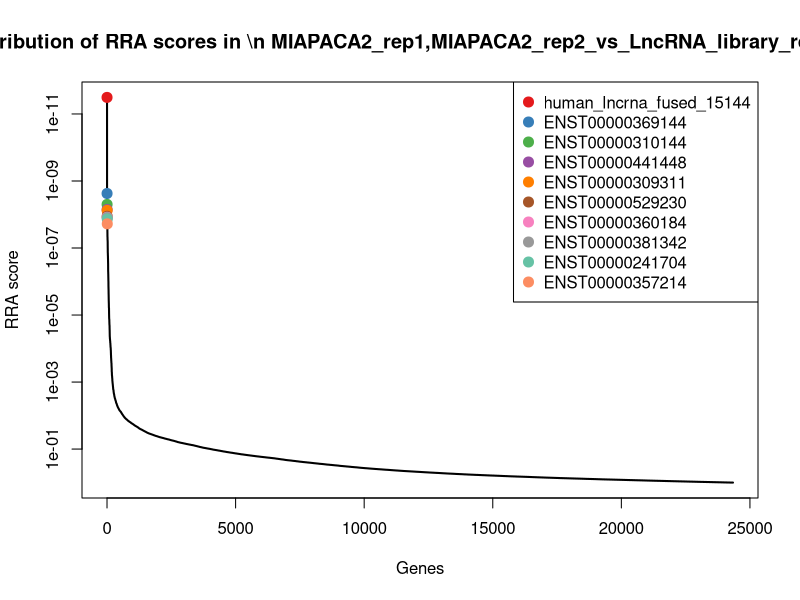
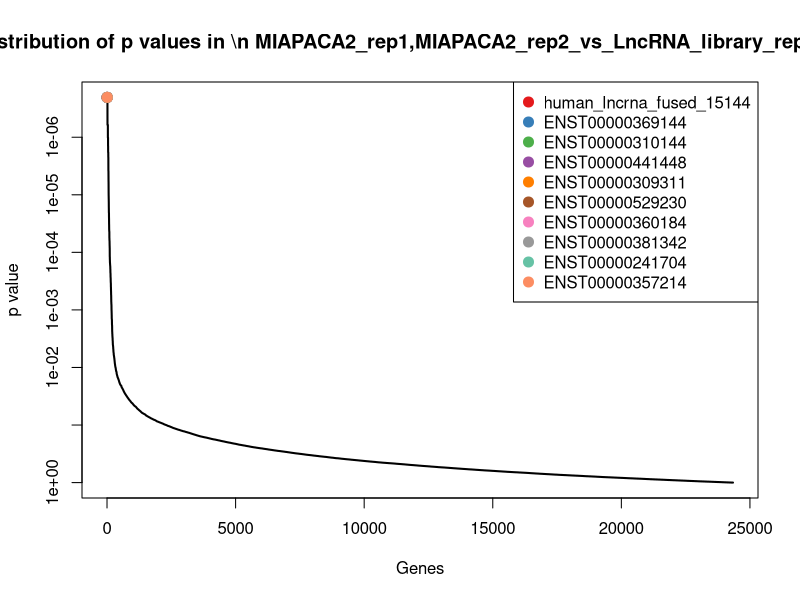
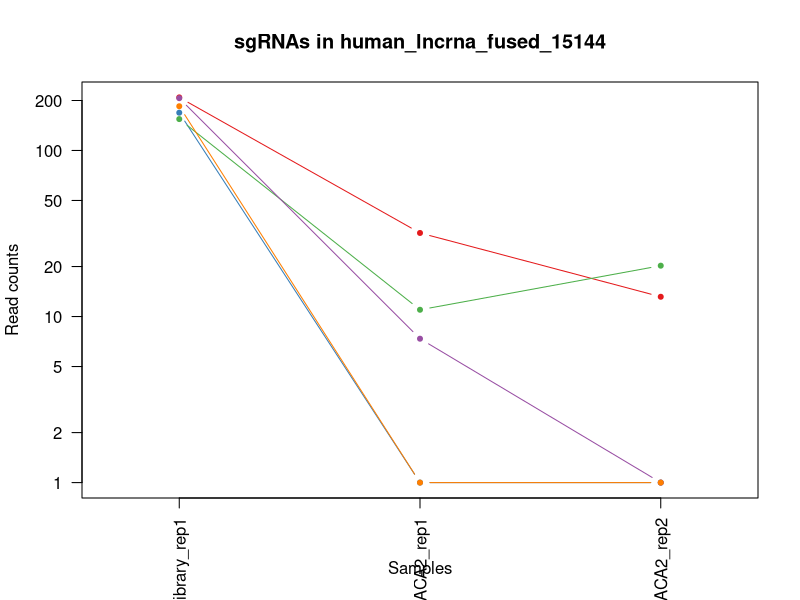
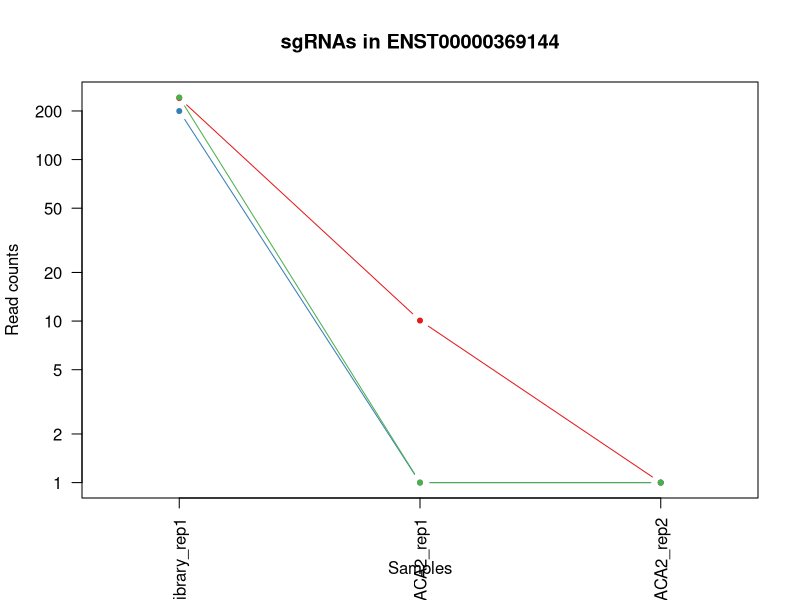
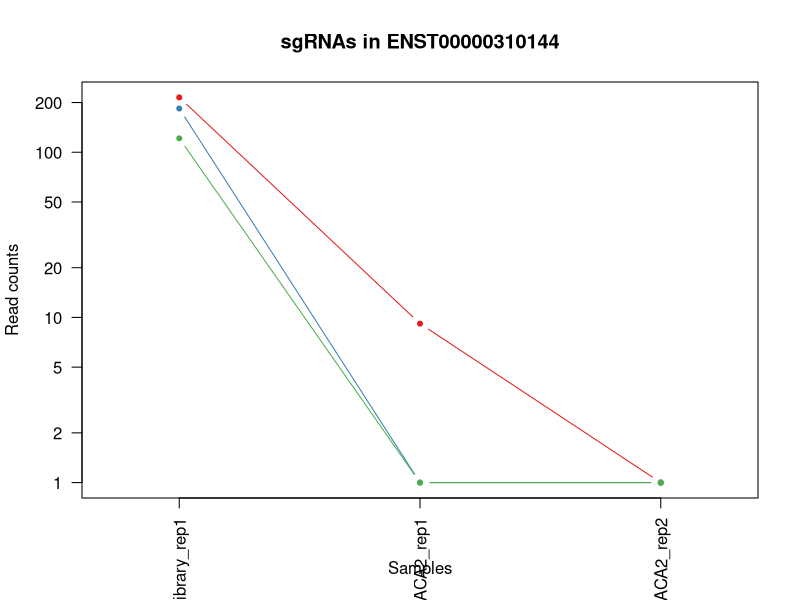
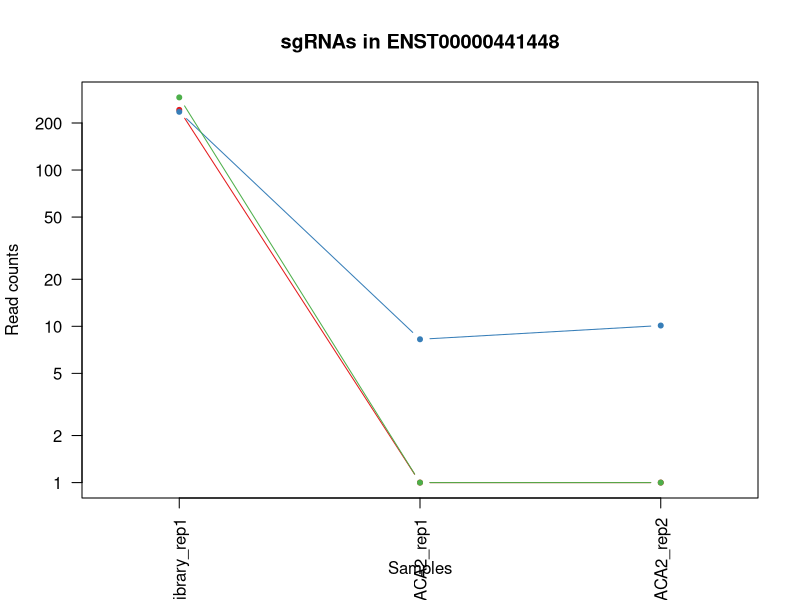
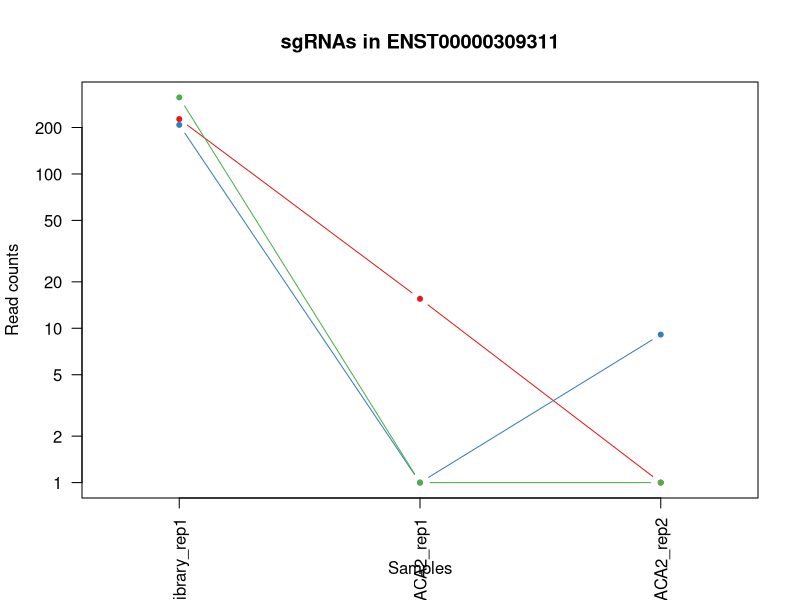
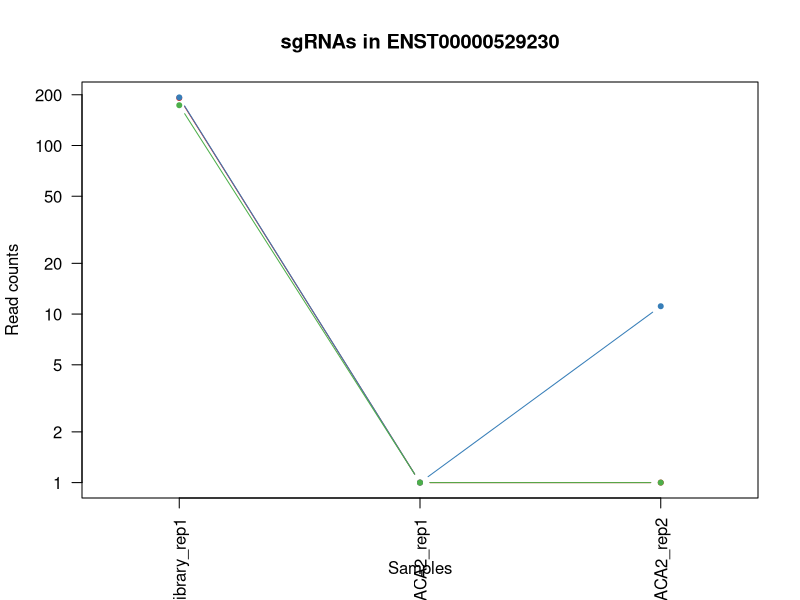

R code for these plots, in order: (Note: this script raises an error after producing the figures.)
pdf(file='test_analysis_MIAPACA2.pdf',width=4.5,height=4.5);
gstable=read.table('test_analysis_MIAPACA2.gene_summary.txt',header=T)
# 
#
# parameters
# Do not modify the variables beginning with "__"

# gstablename='__GENE_SUMMARY_FILE__'
startindex=3
# outputfile='__OUTPUT_FILE__'
targetgenelist=c("human_lncrna_fused_15144","ENST00000369144","ENST00000310144","ENST00000441448","ENST00000309311","ENST00000529230","ENST00000360184","ENST00000381342","ENST00000241704","ENST00000357214")
# samplelabel=sub('.\\w+.\\w+$','',colnames(gstable)[startindex]);
samplelabel='MIAPACA2_rep1,MIAPACA2_rep2_vs_LncRNA_library_rep1 neg.'


# You need to write some codes in front of this code:
# gstable=read.table(gstablename,header=T)
# pdf(file=outputfile,width=6,height=6)


# set up color using RColorBrewer
#library(RColorBrewer)
#colors <- brewer.pal(length(targetgenelist), "Set1")

colors=c( "#E41A1C", "#377EB8", "#4DAF4A", "#984EA3", "#FF7F00",  "#A65628", "#F781BF",
          "#999999", "#66C2A5", "#FC8D62", "#8DA0CB", "#E78AC3", "#A6D854", "#FFD92F", "#E5C494", "#B3B3B3", 
          "#8DD3C7", "#FFFFB3", "#BEBADA", "#FB8072", "#80B1D3", "#FDB462", "#B3DE69", "#FCCDE5",
          "#D9D9D9", "#BC80BD", "#CCEBC5", "#FFED6F")

######
# function definition

plotrankedvalues<-function(val, tglist, ...){
  
  plot(val,log='y',ylim=c(max(val),min(val)),type='l',lwd=2, ...)
  if(length(tglist)>0){
    for(i in 1:length(tglist)){
      targetgene=tglist[i];
      tx=which(names(val)==targetgene);ty=val[targetgene];
      points(tx,ty,col=colors[(i %% length(colors)) ],cex=2,pch=20)
      # text(tx+50,ty,targetgene,col=colors[i])
    }
    legend('topright',tglist,pch=20,pt.cex = 2,cex=1,col=colors)
  }
}



plotrandvalues<-function(val,targetgenelist, ...){
  # choose the one with the best distance distribution
  
  mindiffvalue=0;
  randval=val;
  for(i in 1:20){
    randval0=sample(val)
    vindex=sort(which(names(randval0) %in% targetgenelist))
    if(max(vindex)>0.9*length(val)){
      # print('pass...')
      next;
    }
    mindiffind=min(diff(vindex));
    if (mindiffind > mindiffvalue){
      mindiffvalue=mindiffind;
      randval=randval0;
      # print(paste('Diff: ',mindiffvalue))
    }
  }
  plot(randval,log='y',ylim=c(max(randval),min(randval)),pch=20,col='grey', ...)
  
  if(length(targetgenelist)>0){
    for(i in 1:length(targetgenelist)){
      targetgene=targetgenelist[i];
      tx=which(names(randval)==targetgene);ty=randval[targetgene];
      points(tx,ty,col=colors[(i %% length(colors)) ],cex=2,pch=20)
      text(tx+50,ty,targetgene,col=colors[i])
    }
  }
  
}




# set.seed(1235)



pvec=gstable[,startindex]
names(pvec)=gstable[,'id']
pvec=sort(pvec);

plotrankedvalues(pvec,targetgenelist,xlab='Genes',ylab='RRA score',main=paste('Distribution of RRA scores in \\n',samplelabel))

# plotrandvalues(pvec,targetgenelist,xlab='Genes',ylab='RRA score',main=paste('Distribution of RRA scores in \\n',samplelabel))


pvec=gstable[,startindex+1]
names(pvec)=gstable[,'id']
pvec=sort(pvec);

plotrankedvalues(pvec,targetgenelist,xlab='Genes',ylab='p value',main=paste('Distribution of p values in \\n',samplelabel))

# plotrandvalues(pvec,targetgenelist,xlab='Genes',ylab='p value',main=paste('Distribution of p values in \\n',samplelabel))



# you need to write after this code:
# dev.off()






# parameters
# Do not modify the variables beginning with "__"
targetmat=list(c(207.73545789554802,30.858430982577406,12.152551030816825),c(167.84422866198244,0.0,0.0),c(153.54359931410085,9.983610023775082,19.24153913212664),c(205.47746378798735,6.353206378765933,0.0),c(183.6501874149052,0.0,0.0))
targetgene="human_lncrna_fused_15144"
collabel=c("LncRNA_library_rep1","MIAPACA2_rep1","MIAPACA2_rep2")

# set up color using RColorBrewer
#library(RColorBrewer)
#colors <- brewer.pal(length(targetgenelist), "Set1")

colors=c( "#E41A1C", "#377EB8", "#4DAF4A", "#984EA3", "#FF7F00",  "#A65628", "#F781BF",
          "#999999", "#66C2A5", "#FC8D62", "#8DA0CB", "#E78AC3", "#A6D854", "#FFD92F", "#E5C494", "#B3B3B3", 
          "#8DD3C7", "#FFFFB3", "#BEBADA", "#FB8072", "#80B1D3", "#FDB462", "#B3DE69", "#FCCDE5",
          "#D9D9D9", "#BC80BD", "#CCEBC5", "#FFED6F")


## code

targetmatvec=unlist(targetmat)+1
yrange=range(targetmatvec[targetmatvec>0]);
# yrange[1]=1; # set the minimum value to 1
for(i in 1:length(targetmat)){
  vali=targetmat[[i]]+1;
  if(i==1){
    plot(1:length(vali),vali,type='b',las=1,pch=20,main=paste('sgRNAs in',targetgene),ylab='Read counts',xlab='Samples',xlim=c(0.7,length(vali)+0.3),ylim = yrange,col=colors[(i %% length(colors))],xaxt='n',log='y')
    axis(1,at=1:length(vali),labels=(collabel),las=2)
    # lines(0:100,rep(1,101),col='black');
  }else{
    lines(1:length(vali),vali,type='b',pch=20,col=colors[(i %% length(colors))])
  }
}




# parameters
# Do not modify the variables beginning with "__"
targetmat=list(c(239.34737540139247,9.07600911252276,0.0),c(198.7034814653073,0.0,0.0),c(241.60536950895215,0.0,0.0))
targetgene="ENST00000369144"
collabel=c("LncRNA_library_rep1","MIAPACA2_rep1","MIAPACA2_rep2")

# set up color using RColorBrewer
#library(RColorBrewer)
#colors <- brewer.pal(length(targetgenelist), "Set1")

colors=c( "#E41A1C", "#377EB8", "#4DAF4A", "#984EA3", "#FF7F00",  "#A65628", "#F781BF",
          "#999999", "#66C2A5", "#FC8D62", "#8DA0CB", "#E78AC3", "#A6D854", "#FFD92F", "#E5C494", "#B3B3B3", 
          "#8DD3C7", "#FFFFB3", "#BEBADA", "#FB8072", "#80B1D3", "#FDB462", "#B3DE69", "#FCCDE5",
          "#D9D9D9", "#BC80BD", "#CCEBC5", "#FFED6F")


## code

targetmatvec=unlist(targetmat)+1
yrange=range(targetmatvec[targetmatvec>0]);
# yrange[1]=1; # set the minimum value to 1
for(i in 1:length(targetmat)){
  vali=targetmat[[i]]+1;
  if(i==1){
    plot(1:length(vali),vali,type='b',las=1,pch=20,main=paste('sgRNAs in',targetgene),ylab='Read counts',xlab='Samples',xlim=c(0.7,length(vali)+0.3),ylim = yrange,col=colors[(i %% length(colors))],xaxt='n',log='y')
    axis(1,at=1:length(vali),labels=(collabel),las=2)
    # lines(0:100,rep(1,101),col='black');
  }else{
    lines(1:length(vali),vali,type='b',pch=20,col=colors[(i %% length(colors))])
  }
}




# parameters
# Do not modify the variables beginning with "__"
targetmat=list(c(213.75677551570848,8.168408201270488,0.0),c(182.8975227123846,0.0,0.0),c(120.42635240321628,0.0,0.0))
targetgene="ENST00000310144"
collabel=c("LncRNA_library_rep1","MIAPACA2_rep1","MIAPACA2_rep2")

# set up color using RColorBrewer
#library(RColorBrewer)
#colors <- brewer.pal(length(targetgenelist), "Set1")

colors=c( "#E41A1C", "#377EB8", "#4DAF4A", "#984EA3", "#FF7F00",  "#A65628", "#F781BF",
          "#999999", "#66C2A5", "#FC8D62", "#8DA0CB", "#E78AC3", "#A6D854", "#FFD92F", "#E5C494", "#B3B3B3", 
          "#8DD3C7", "#FFFFB3", "#BEBADA", "#FB8072", "#80B1D3", "#FDB462", "#B3DE69", "#FCCDE5",
          "#D9D9D9", "#BC80BD", "#CCEBC5", "#FFED6F")


## code

targetmatvec=unlist(targetmat)+1
yrange=range(targetmatvec[targetmatvec>0]);
# yrange[1]=1; # set the minimum value to 1
for(i in 1:length(targetmat)){
  vali=targetmat[[i]]+1;
  if(i==1){
    plot(1:length(vali),vali,type='b',las=1,pch=20,main=paste('sgRNAs in',targetgene),ylab='Read counts',xlab='Samples',xlim=c(0.7,length(vali)+0.3),ylim = yrange,col=colors[(i %% length(colors))],xaxt='n',log='y')
    axis(1,at=1:length(vali),labels=(collabel),las=2)
    # lines(0:100,rep(1,101),col='black');
  }else{
    lines(1:length(vali),vali,type='b',pch=20,col=colors[(i %% length(colors))])
  }
}




# parameters
# Do not modify the variables beginning with "__"
targetmat=list(c(241.60536950895215,0.0,0.0),c(234.8313871862721,7.260807290018216,9.114413273112618),c(290.5285751727594,0.0,0.0))
targetgene="ENST00000441448"
collabel=c("LncRNA_library_rep1","MIAPACA2_rep1","MIAPACA2_rep2")

# set up color using RColorBrewer
#library(RColorBrewer)
#colors <- brewer.pal(length(targetgenelist), "Set1")

colors=c( "#E41A1C", "#377EB8", "#4DAF4A", "#984EA3", "#FF7F00",  "#A65628", "#F781BF",
          "#999999", "#66C2A5", "#FC8D62", "#8DA0CB", "#E78AC3", "#A6D854", "#FFD92F", "#E5C494", "#B3B3B3", 
          "#8DD3C7", "#FFFFB3", "#BEBADA", "#FB8072", "#80B1D3", "#FDB462", "#B3DE69", "#FCCDE5",
          "#D9D9D9", "#BC80BD", "#CCEBC5", "#FFED6F")


## code

targetmatvec=unlist(targetmat)+1
yrange=range(targetmatvec[targetmatvec>0]);
# yrange[1]=1; # set the minimum value to 1
for(i in 1:length(targetmat)){
  vali=targetmat[[i]]+1;
  if(i==1){
    plot(1:length(vali),vali,type='b',las=1,pch=20,main=paste('sgRNAs in',targetgene),ylab='Read counts',xlab='Samples',xlim=c(0.7,length(vali)+0.3),ylim = yrange,col=colors[(i %% length(colors))],xaxt='n',log='y')
    axis(1,at=1:length(vali),labels=(collabel),las=2)
    # lines(0:100,rep(1,101),col='black');
  }else{
    lines(1:length(vali),vali,type='b',pch=20,col=colors[(i %% length(colors))])
  }
}




# parameters
# Do not modify the variables beginning with "__"
targetmat=list(c(225.79941075603043,14.521614580036392,0.0),c(206.98279319302745,0.0,8.101700687211215),c(312.3558515458426,0.0,0.0))
targetgene="ENST00000309311"
collabel=c("LncRNA_library_rep1","MIAPACA2_rep1","MIAPACA2_rep2")

# set up color using RColorBrewer
#library(RColorBrewer)
#colors <- brewer.pal(length(targetgenelist), "Set1")

colors=c( "#E41A1C", "#377EB8", "#4DAF4A", "#984EA3", "#FF7F00",  "#A65628", "#F781BF",
          "#999999", "#66C2A5", "#FC8D62", "#8DA0CB", "#E78AC3", "#A6D854", "#FFD92F", "#E5C494", "#B3B3B3", 
          "#8DD3C7", "#FFFFB3", "#BEBADA", "#FB8072", "#80B1D3", "#FDB462", "#B3DE69", "#FCCDE5",
          "#D9D9D9", "#BC80BD", "#CCEBC5", "#FFED6F")


## code

targetmatvec=unlist(targetmat)+1
yrange=range(targetmatvec[targetmatvec>0]);
# yrange[1]=1; # set the minimum value to 1
for(i in 1:length(targetmat)){
  vali=targetmat[[i]]+1;
  if(i==1){
    plot(1:length(vali),vali,type='b',las=1,pch=20,main=paste('sgRNAs in',targetgene),ylab='Read counts',xlab='Samples',xlim=c(0.7,length(vali)+0.3),ylim = yrange,col=colors[(i %% length(colors))],xaxt='n',log='y')
    axis(1,at=1:length(vali),labels=(collabel),las=2)
    # lines(0:100,rep(1,101),col='black');
  }else{
    lines(1:length(vali),vali,type='b',pch=20,col=colors[(i %% length(colors))])
  }
}




# parameters
# Do not modify the variables beginning with "__"
targetmat=list(c(190.42416973758617,0.0,0.0),c(191.9294991426263,0.0,10.12712585901402),c(172.3602168771038,0.0,0.0))
targetgene="ENST00000529230"
collabel=c("LncRNA_library_rep1","MIAPACA2_rep1","MIAPACA2_rep2")

# set up color using RColorBrewer
#library(RColorBrewer)
#colors <- brewer.pal(length(targetgenelist), "Set1")

colors=c( "#E41A1C", "#377EB8", "#4DAF4A", "#984EA3", "#FF7F00",  "#A65628", "#F781BF",
          "#999999", "#66C2A5", "#FC8D62", "#8DA0CB", "#E78AC3", "#A6D854", "#FFD92F", "#E5C494", "#B3B3B3", 
          "#8DD3C7", "#FFFFB3", "#BEBADA", "#FB8072", "#80B1D3", "#FDB462", "#B3DE69", "#FCCDE5",
          "#D9D9D9", "#BC80BD", "#CCEBC5", "#FFED6F")


## code

targetmatvec=unlist(targetmat)+1
yrange=range(targetmatvec[targetmatvec>0]);
# yrange[1]=1; # set the minimum value to 1
for(i in 1:length(targetmat)){
  vali=targetmat[[i]]+1;
  if(i==1){
    plot(1:length(vali),vali,type='b',las=1,pch=20,main=paste('sgRNAs in',targetgene),ylab='Read counts',xlab='Samples',xlim=c(0.7,length(vali)+0.3),ylim = yrange,col=colors[(i %% length(colors))],xaxt='n',log='y')
    axis(1,at=1:length(vali),labels=(collabel),las=2)
    # lines(0:100,rep(1,101),col='black');
  }else{
    lines(1:length(vali),vali,type='b',pch=20,col=colors[(i %% length(colors))])
  }
}




# parameters
# Do not modify the variables beginning with "__"
targetmat=list(c(276.22794582487677,0.0,0.0),c(180.63952860482394,0.0,0.0),c(279.23860463495805,42.657242828857015,0.0))
targetgene="ENST00000360184"
collabel=c("LncRNA_library_rep1","MIAPACA2_rep1","MIAPACA2_rep2")

# set up color using RColorBrewer
#library(RColorBrewer)
#colors <- brewer.pal(length(targetgenelist), "Set1")

colors=c( "#E41A1C", "#377EB8", "#4DAF4A", "#984EA3", "#FF7F00",  "#A65628", "#F781BF",
          "#999999", "#66C2A5", "#FC8D62", "#8DA0CB", "#E78AC3", "#A6D854", "#FFD92F", "#E5C494", "#B3B3B3", 
          "#8DD3C7", "#FFFFB3", "#BEBADA", "#FB8072", "#80B1D3", "#FDB462", "#B3DE69", "#FCCDE5",
          "#D9D9D9", "#BC80BD", "#CCEBC5", "#FFED6F")


## code

targetmatvec=unlist(targetmat)+1
yrange=range(targetmatvec[targetmatvec>0]);
# yrange[1]=1; # set the minimum value to 1
for(i in 1:length(targetmat)){
  vali=targetmat[[i]]+1;
  if(i==1){
    plot(1:length(vali),vali,type='b',las=1,pch=20,main=paste('sgRNAs in',targetgene),ylab='Read counts',xlab='Samples',xlim=c(0.7,length(vali)+0.3),ylim = yrange,col=colors[(i %% length(colors))],xaxt='n',log='y')
    axis(1,at=1:length(vali),labels=(collabel),las=2)
    # lines(0:100,rep(1,101),col='black');
  }else{
    lines(1:length(vali),vali,type='b',pch=20,col=colors[(i %% length(colors))])
  }
}




# parameters
# Do not modify the variables beginning with "__"
targetmat=list(c(158.0595875292212,0.0,5.06356292950701),c(246.87402242659306,1.815201822504554,0.0),c(431.27687454401774,60.80926105390255,7.088988101309814))
targetgene="ENST00000381342"
collabel=c("LncRNA_library_rep1","MIAPACA2_rep1","MIAPACA2_rep2")

# set up color using RColorBrewer
#library(RColorBrewer)
#colors <- brewer.pal(length(targetgenelist), "Set1")

colors=c( "#E41A1C", "#377EB8", "#4DAF4A", "#984EA3", "#FF7F00",  "#A65628", "#F781BF",
          "#999999", "#66C2A5", "#FC8D62", "#8DA0CB", "#E78AC3", "#A6D854", "#FFD92F", "#E5C494", "#B3B3B3", 
          "#8DD3C7", "#FFFFB3", "#BEBADA", "#FB8072", "#80B1D3", "#FDB462", "#B3DE69", "#FCCDE5",
          "#D9D9D9", "#BC80BD", "#CCEBC5", "#FFED6F")


## code

targetmatvec=unlist(targetmat)+1
yrange=range(targetmatvec[targetmatvec>0]);
# yrange[1]=1; # set the minimum value to 1
for(i in 1:length(targetmat)){
  vali=targetmat[[i]]+1;
  if(i==1){
    plot(1:length(vali),vali,type='b',las=1,pch=20,main=paste('sgRNAs in',targetgene),ylab='Read counts',xlab='Samples',xlim=c(0.7,length(vali)+0.3),ylim = yrange,col=colors[(i %% length(colors))],xaxt='n',log='y')
    axis(1,at=1:length(vali),labels=(collabel),las=2)
    # lines(0:100,rep(1,101),col='black');
  }else{
    lines(1:length(vali),vali,type='b',pch=20,col=colors[(i %% length(colors))])
  }
}




# parameters
# Do not modify the variables beginning with "__"
targetmat=list(c(239.34737540139247,9.07600911252276,0.0),c(203.21946968042766,0.0,14.177976202619629),c(194.94015795270653,0.0,0.0))
targetgene="ENST00000241704"
collabel=c("LncRNA_library_rep1","MIAPACA2_rep1","MIAPACA2_rep2")

# set up color using RColorBrewer
#library(RColorBrewer)
#colors <- brewer.pal(length(targetgenelist), "Set1")

colors=c( "#E41A1C", "#377EB8", "#4DAF4A", "#984EA3", "#FF7F00",  "#A65628", "#F781BF",
          "#999999", "#66C2A5", "#FC8D62", "#8DA0CB", "#E78AC3", "#A6D854", "#FFD92F", "#E5C494", "#B3B3B3", 
          "#8DD3C7", "#FFFFB3", "#BEBADA", "#FB8072", "#80B1D3", "#FDB462", "#B3DE69", "#FCCDE5",
          "#D9D9D9", "#BC80BD", "#CCEBC5", "#FFED6F")


## code

targetmatvec=unlist(targetmat)+1
yrange=range(targetmatvec[targetmatvec>0]);
# yrange[1]=1; # set the minimum value to 1
for(i in 1:length(targetmat)){
  vali=targetmat[[i]]+1;
  if(i==1){
    plot(1:length(vali),vali,type='b',las=1,pch=20,main=paste('sgRNAs in',targetgene),ylab='Read counts',xlab='Samples',xlim=c(0.7,length(vali)+0.3),ylim = yrange,col=colors[(i %% length(colors))],xaxt='n',log='y')
    axis(1,at=1:length(vali),labels=(collabel),las=2)
    # lines(0:100,rep(1,101),col='black');
  }else{
    lines(1:length(vali),vali,type='b',pch=20,col=colors[(i %% length(colors))])
  }
}




# parameters
# Do not modify the variables beginning with "__"
targetmat=list(c(274.7226164198367,22.69002278130695,14.177976202619629),c(173.11288157962335,7.260807290018216,3.0381377577042064),c(146.7696169914198,0.0,0.0))
targetgene="ENST00000357214"
collabel=c("LncRNA_library_rep1","MIAPACA2_rep1","MIAPACA2_rep2")

# set up color using RColorBrewer
#library(RColorBrewer)
#colors <- brewer.pal(length(targetgenelist), "Set1")

colors=c( "#E41A1C", "#377EB8", "#4DAF4A", "#984EA3", "#FF7F00",  "#A65628", "#F781BF",
          "#999999", "#66C2A5", "#FC8D62", "#8DA0CB", "#E78AC3", "#A6D854", "#FFD92F", "#E5C494", "#B3B3B3", 
          "#8DD3C7", "#FFFFB3", "#BEBADA", "#FB8072", "#80B1D3", "#FDB462", "#B3DE69", "#FCCDE5",
          "#D9D9D9", "#BC80BD", "#CCEBC5", "#FFED6F")


## code

targetmatvec=unlist(targetmat)+1
yrange=range(targetmatvec[targetmatvec>0]);
# yrange[1]=1; # set the minimum value to 1
for(i in 1:length(targetmat)){
  vali=targetmat[[i]]+1;
  if(i==1){
    plot(1:length(vali),vali,type='b',las=1,pch=20,main=paste('sgRNAs in',targetgene),ylab='Read counts',xlab='Samples',xlim=c(0.7,length(vali)+0.3),ylim = yrange,col=colors[(i %% length(colors))],xaxt='n',log='y')
    axis(1,at=1:length(vali),labels=(collabel),las=2)
    # lines(0:100,rep(1,101),col='black');
  }else{
    lines(1:length(vali),vali,type='b',pch=20,col=colors[(i %% length(colors))])
  }
}



# 
#
# parameters
# Do not modify the variables beginning with "__"

# gstablename='__GENE_SUMMARY_FILE__'
startindex=9
# outputfile='__OUTPUT_FILE__'
targetgenelist=c("human_lncrna_fused_31138","human_lncrna_fused_8130","human_lncrna_fused_17150","ENST00000330436","human_lncrna_fused_26314","human_lncrna_fused_93679","human_lncrna_fused_45708","human_lncrna_fused_64037","human_lncrna_fused_49251","human_lncrna_fused_21616")
# samplelabel=sub('.\\w+.\\w+$','',colnames(gstable)[startindex]);
samplelabel='MIAPACA2_rep1,MIAPACA2_rep2_vs_LncRNA_library_rep1 pos.'


# You need to write some codes in front of this code:
# gstable=read.table(gstablename,header=T)
# pdf(file=outputfile,width=6,height=6)


# set up color using RColorBrewer
#library(RColorBrewer)
#colors <- brewer.pal(length(targetgenelist), "Set1")

colors=c( "#E41A1C", "#377EB8", "#4DAF4A", "#984EA3", "#FF7F00",  "#A65628", "#F781BF",
          "#999999", "#66C2A5", "#FC8D62", "#8DA0CB", "#E78AC3", "#A6D854", "#FFD92F", "#E5C494", "#B3B3B3", 
          "#8DD3C7", "#FFFFB3", "#BEBADA", "#FB8072", "#80B1D3", "#FDB462", "#B3DE69", "#FCCDE5",
          "#D9D9D9", "#BC80BD", "#CCEBC5", "#FFED6F")

######
# function definition

plotrankedvalues<-function(val, tglist, ...){
  
  plot(val,log='y',ylim=c(max(val),min(val)),type='l',lwd=2, ...)
  if(length(tglist)>0){
    for(i in 1:length(tglist)){
      targetgene=tglist[i];
      tx=which(names(val)==targetgene);ty=val[targetgene];
      points(tx,ty,col=colors[(i %% length(colors)) ],cex=2,pch=20)
      # text(tx+50,ty,targetgene,col=colors[i])
    }
    legend('topright',tglist,pch=20,pt.cex = 2,cex=1,col=colors)
  }
}



plotrandvalues<-function(val,targetgenelist, ...){
  # choose the one with the best distance distribution
  
  mindiffvalue=0;
  randval=val;
  for(i in 1:20){
    randval0=sample(val)
    vindex=sort(which(names(randval0) %in% targetgenelist))
    if(max(vindex)>0.9*length(val)){
      # print('pass...')
      next;
    }
    mindiffind=min(diff(vindex));
    if (mindiffind > mindiffvalue){
      mindiffvalue=mindiffind;
      randval=randval0;
      # print(paste('Diff: ',mindiffvalue))
    }
  }
  plot(randval,log='y',ylim=c(max(randval),min(randval)),pch=20,col='grey', ...)
  
  if(length(targetgenelist)>0){
    for(i in 1:length(targetgenelist)){
      targetgene=targetgenelist[i];
      tx=which(names(randval)==targetgene);ty=randval[targetgene];
      points(tx,ty,col=colors[(i %% length(colors)) ],cex=2,pch=20)
      text(tx+50,ty,targetgene,col=colors[i])
    }
  }
  
}




# set.seed(1235)



pvec=gstable[,startindex]
names(pvec)=gstable[,'id']
pvec=sort(pvec);

plotrankedvalues(pvec,targetgenelist,xlab='Genes',ylab='RRA score',main=paste('Distribution of RRA scores in \\n',samplelabel))

# plotrandvalues(pvec,targetgenelist,xlab='Genes',ylab='RRA score',main=paste('Distribution of RRA scores in \\n',samplelabel))


pvec=gstable[,startindex+1]
names(pvec)=gstable[,'id']
pvec=sort(pvec);

plotrankedvalues(pvec,targetgenelist,xlab='Genes',ylab='p value',main=paste('Distribution of p values in \\n',samplelabel))

# plotrandvalues(pvec,targetgenelist,xlab='Genes',ylab='p value',main=paste('Distribution of p values in \\n',samplelabel))



# you need to write after this code:
# dev.off()






# parameters
# Do not modify the variables beginning with "__"
targetmat=list(c(225.04674605351084,993.8229978212424,1469.445962142937),c(293.5392339828396,281.35628248820524,221.78405631240744),c(133.22165234605777,85.31448565771393,99.24583341833741))
targetgene="human_lncrna_fused_31138"
collabel=c("LncRNA_library_rep1","MIAPACA2_rep1","MIAPACA2_rep2")

# set up color using RColorBrewer
#library(RColorBrewer)
#colors <- brewer.pal(length(targetgenelist), "Set1")

colors=c( "#E41A1C", "#377EB8", "#4DAF4A", "#984EA3", "#FF7F00",  "#A65628", "#F781BF",
          "#999999", "#66C2A5", "#FC8D62", "#8DA0CB", "#E78AC3", "#A6D854", "#FFD92F", "#E5C494", "#B3B3B3", 
          "#8DD3C7", "#FFFFB3", "#BEBADA", "#FB8072", "#80B1D3", "#FDB462", "#B3DE69", "#FCCDE5",
          "#D9D9D9", "#BC80BD", "#CCEBC5", "#FFED6F")


## code

targetmatvec=unlist(targetmat)+1
yrange=range(targetmatvec[targetmatvec>0]);
# yrange[1]=1; # set the minimum value to 1
for(i in 1:length(targetmat)){
  vali=targetmat[[i]]+1;
  if(i==1){
    plot(1:length(vali),vali,type='b',las=1,pch=20,main=paste('sgRNAs in',targetgene),ylab='Read counts',xlab='Samples',xlim=c(0.7,length(vali)+0.3),ylim = yrange,col=colors[(i %% length(colors))],xaxt='n',log='y')
    axis(1,at=1:length(vali),labels=(collabel),las=2)
    # lines(0:100,rep(1,101),col='black');
  }else{
    lines(1:length(vali),vali,type='b',pch=20,col=colors[(i %% length(colors))])
  }
}




# parameters
# Do not modify the variables beginning with "__"
targetmat=list(c(126.44767002337676,275.91067702069205,573.1953236201931),c(160.31758163678188,584.4949868464661,307.86462611402567))
targetgene="human_lncrna_fused_8130"
collabel=c("LncRNA_library_rep1","MIAPACA2_rep1","MIAPACA2_rep2")

# set up color using RColorBrewer
#library(RColorBrewer)
#colors <- brewer.pal(length(targetgenelist), "Set1")

colors=c( "#E41A1C", "#377EB8", "#4DAF4A", "#984EA3", "#FF7F00",  "#A65628", "#F781BF",
          "#999999", "#66C2A5", "#FC8D62", "#8DA0CB", "#E78AC3", "#A6D854", "#FFD92F", "#E5C494", "#B3B3B3", 
          "#8DD3C7", "#FFFFB3", "#BEBADA", "#FB8072", "#80B1D3", "#FDB462", "#B3DE69", "#FCCDE5",
          "#D9D9D9", "#BC80BD", "#CCEBC5", "#FFED6F")


## code

targetmatvec=unlist(targetmat)+1
yrange=range(targetmatvec[targetmatvec>0]);
# yrange[1]=1; # set the minimum value to 1
for(i in 1:length(targetmat)){
  vali=targetmat[[i]]+1;
  if(i==1){
    plot(1:length(vali),vali,type='b',las=1,pch=20,main=paste('sgRNAs in',targetgene),ylab='Read counts',xlab='Samples',xlim=c(0.7,length(vali)+0.3),ylim = yrange,col=colors[(i %% length(colors))],xaxt='n',log='y')
    axis(1,at=1:length(vali),labels=(collabel),las=2)
    # lines(0:100,rep(1,101),col='black');
  }else{
    lines(1:length(vali),vali,type='b',pch=20,col=colors[(i %% length(colors))])
  }
}




# parameters
# Do not modify the variables beginning with "__"
targetmat=list(c(135.47964645361844,437.46363922359745,182.28826546225238),c(122.68434651077696,157.01495764664364,363.5638183386027),c(236.33671659131224,561.8049640651591,354.44940506549074))
targetgene="human_lncrna_fused_17150"
collabel=c("LncRNA_library_rep1","MIAPACA2_rep1","MIAPACA2_rep2")

# set up color using RColorBrewer
#library(RColorBrewer)
#colors <- brewer.pal(length(targetgenelist), "Set1")

colors=c( "#E41A1C", "#377EB8", "#4DAF4A", "#984EA3", "#FF7F00",  "#A65628", "#F781BF",
          "#999999", "#66C2A5", "#FC8D62", "#8DA0CB", "#E78AC3", "#A6D854", "#FFD92F", "#E5C494", "#B3B3B3", 
          "#8DD3C7", "#FFFFB3", "#BEBADA", "#FB8072", "#80B1D3", "#FDB462", "#B3DE69", "#FCCDE5",
          "#D9D9D9", "#BC80BD", "#CCEBC5", "#FFED6F")


## code

targetmatvec=unlist(targetmat)+1
yrange=range(targetmatvec[targetmatvec>0]);
# yrange[1]=1; # set the minimum value to 1
for(i in 1:length(targetmat)){
  vali=targetmat[[i]]+1;
  if(i==1){
    plot(1:length(vali),vali,type='b',las=1,pch=20,main=paste('sgRNAs in',targetgene),ylab='Read counts',xlab='Samples',xlim=c(0.7,length(vali)+0.3),ylim = yrange,col=colors[(i %% length(colors))],xaxt='n',log='y')
    axis(1,at=1:length(vali),labels=(collabel),las=2)
    # lines(0:100,rep(1,101),col='black');
  }else{
    lines(1:length(vali),vali,type='b',pch=20,col=colors[(i %% length(colors))])
  }
}




# parameters
# Do not modify the variables beginning with "__"
targetmat=list(c(284.50725755259793,246.86744786061945,380.7799322989268),c(319.1298338685226,1312.3909176707916,1585.907909521597),c(244.61602831903338,300.4159016245038,269.3815478497725))
targetgene="ENST00000330436"
collabel=c("LncRNA_library_rep1","MIAPACA2_rep1","MIAPACA2_rep2")

# set up color using RColorBrewer
#library(RColorBrewer)
#colors <- brewer.pal(length(targetgenelist), "Set1")

colors=c( "#E41A1C", "#377EB8", "#4DAF4A", "#984EA3", "#FF7F00",  "#A65628", "#F781BF",
          "#999999", "#66C2A5", "#FC8D62", "#8DA0CB", "#E78AC3", "#A6D854", "#FFD92F", "#E5C494", "#B3B3B3", 
          "#8DD3C7", "#FFFFB3", "#BEBADA", "#FB8072", "#80B1D3", "#FDB462", "#B3DE69", "#FCCDE5",
          "#D9D9D9", "#BC80BD", "#CCEBC5", "#FFED6F")


## code

targetmatvec=unlist(targetmat)+1
yrange=range(targetmatvec[targetmatvec>0]);
# yrange[1]=1; # set the minimum value to 1
for(i in 1:length(targetmat)){
  vali=targetmat[[i]]+1;
  if(i==1){
    plot(1:length(vali),vali,type='b',las=1,pch=20,main=paste('sgRNAs in',targetgene),ylab='Read counts',xlab='Samples',xlim=c(0.7,length(vali)+0.3),ylim = yrange,col=colors[(i %% length(colors))],xaxt='n',log='y')
    axis(1,at=1:length(vali),labels=(collabel),las=2)
    # lines(0:100,rep(1,101),col='black');
  }else{
    lines(1:length(vali),vali,type='b',pch=20,col=colors[(i %% length(colors))])
  }
}




# parameters
# Do not modify the variables beginning with "__"
targetmat=list(c(200.961475572867,577.2341795564482,647.1233423909953),c(138.49030526369867,439.27884104610223,315.96632680123764))
targetgene="human_lncrna_fused_26314"
collabel=c("LncRNA_library_rep1","MIAPACA2_rep1","MIAPACA2_rep2")

# set up color using RColorBrewer
#library(RColorBrewer)
#colors <- brewer.pal(length(targetgenelist), "Set1")

colors=c( "#E41A1C", "#377EB8", "#4DAF4A", "#984EA3", "#FF7F00",  "#A65628", "#F781BF",
          "#999999", "#66C2A5", "#FC8D62", "#8DA0CB", "#E78AC3", "#A6D854", "#FFD92F", "#E5C494", "#B3B3B3", 
          "#8DD3C7", "#FFFFB3", "#BEBADA", "#FB8072", "#80B1D3", "#FDB462", "#B3DE69", "#FCCDE5",
          "#D9D9D9", "#BC80BD", "#CCEBC5", "#FFED6F")


## code

targetmatvec=unlist(targetmat)+1
yrange=range(targetmatvec[targetmatvec>0]);
# yrange[1]=1; # set the minimum value to 1
for(i in 1:length(targetmat)){
  vali=targetmat[[i]]+1;
  if(i==1){
    plot(1:length(vali),vali,type='b',las=1,pch=20,main=paste('sgRNAs in',targetgene),ylab='Read counts',xlab='Samples',xlim=c(0.7,length(vali)+0.3),ylim = yrange,col=colors[(i %% length(colors))],xaxt='n',log='y')
    axis(1,at=1:length(vali),labels=(collabel),las=2)
    # lines(0:100,rep(1,101),col='black');
  }else{
    lines(1:length(vali),vali,type='b',pch=20,col=colors[(i %% length(colors))])
  }
}




# parameters
# Do not modify the variables beginning with "__"
targetmat=list(c(256.6586635593543,1238.8752438593542,1167.6576115443145),c(254.40066945179464,206.93300776551854,407.11045953236385),c(252.14267534423396,98.0208984152459,209.63150528159042))
targetgene="human_lncrna_fused_93679"
collabel=c("LncRNA_library_rep1","MIAPACA2_rep1","MIAPACA2_rep2")

# set up color using RColorBrewer
#library(RColorBrewer)
#colors <- brewer.pal(length(targetgenelist), "Set1")

colors=c( "#E41A1C", "#377EB8", "#4DAF4A", "#984EA3", "#FF7F00",  "#A65628", "#F781BF",
          "#999999", "#66C2A5", "#FC8D62", "#8DA0CB", "#E78AC3", "#A6D854", "#FFD92F", "#E5C494", "#B3B3B3", 
          "#8DD3C7", "#FFFFB3", "#BEBADA", "#FB8072", "#80B1D3", "#FDB462", "#B3DE69", "#FCCDE5",
          "#D9D9D9", "#BC80BD", "#CCEBC5", "#FFED6F")


## code

targetmatvec=unlist(targetmat)+1
yrange=range(targetmatvec[targetmatvec>0]);
# yrange[1]=1; # set the minimum value to 1
for(i in 1:length(targetmat)){
  vali=targetmat[[i]]+1;
  if(i==1){
    plot(1:length(vali),vali,type='b',las=1,pch=20,main=paste('sgRNAs in',targetgene),ylab='Read counts',xlab='Samples',xlim=c(0.7,length(vali)+0.3),ylim = yrange,col=colors[(i %% length(colors))],xaxt='n',log='y')
    axis(1,at=1:length(vali),labels=(collabel),las=2)
    # lines(0:100,rep(1,101),col='black');
  }else{
    lines(1:length(vali),vali,type='b',pch=20,col=colors[(i %% length(colors))])
  }
}




# parameters
# Do not modify the variables beginning with "__"
targetmat=list(c(225.04674605351084,692.4994952854872,690.6699835847564),c(223.54141664846975,535.4845376388437,558.0046348316721))
targetgene="human_lncrna_fused_45708"
collabel=c("LncRNA_library_rep1","MIAPACA2_rep1","MIAPACA2_rep2")

# set up color using RColorBrewer
#library(RColorBrewer)
#colors <- brewer.pal(length(targetgenelist), "Set1")

colors=c( "#E41A1C", "#377EB8", "#4DAF4A", "#984EA3", "#FF7F00",  "#A65628", "#F781BF",
          "#999999", "#66C2A5", "#FC8D62", "#8DA0CB", "#E78AC3", "#A6D854", "#FFD92F", "#E5C494", "#B3B3B3", 
          "#8DD3C7", "#FFFFB3", "#BEBADA", "#FB8072", "#80B1D3", "#FDB462", "#B3DE69", "#FCCDE5",
          "#D9D9D9", "#BC80BD", "#CCEBC5", "#FFED6F")


## code

targetmatvec=unlist(targetmat)+1
yrange=range(targetmatvec[targetmatvec>0]);
# yrange[1]=1; # set the minimum value to 1
for(i in 1:length(targetmat)){
  vali=targetmat[[i]]+1;
  if(i==1){
    plot(1:length(vali),vali,type='b',las=1,pch=20,main=paste('sgRNAs in',targetgene),ylab='Read counts',xlab='Samples',xlim=c(0.7,length(vali)+0.3),ylim = yrange,col=colors[(i %% length(colors))],xaxt='n',log='y')
    axis(1,at=1:length(vali),labels=(collabel),las=2)
    # lines(0:100,rep(1,101),col='black');
  }else{
    lines(1:length(vali),vali,type='b',pch=20,col=colors[(i %% length(colors))])
  }
}




# parameters
# Do not modify the variables beginning with "__"
targetmat=list(c(230.31539897115076,127.06412757531868,211.65693045339242),c(146.01695228889926,631.6902342315839,266.34341009206855),c(164.08090514938266,281.35628248820524,138.74162426849227),c(222.03608724342962,724.2655271793169,757.5090142542485))
targetgene="human_lncrna_fused_64037"
collabel=c("LncRNA_library_rep1","MIAPACA2_rep1","MIAPACA2_rep2")

# set up color using RColorBrewer
#library(RColorBrewer)
#colors <- brewer.pal(length(targetgenelist), "Set1")

colors=c( "#E41A1C", "#377EB8", "#4DAF4A", "#984EA3", "#FF7F00",  "#A65628", "#F781BF",
          "#999999", "#66C2A5", "#FC8D62", "#8DA0CB", "#E78AC3", "#A6D854", "#FFD92F", "#E5C494", "#B3B3B3", 
          "#8DD3C7", "#FFFFB3", "#BEBADA", "#FB8072", "#80B1D3", "#FDB462", "#B3DE69", "#FCCDE5",
          "#D9D9D9", "#BC80BD", "#CCEBC5", "#FFED6F")


## code

targetmatvec=unlist(targetmat)+1
yrange=range(targetmatvec[targetmatvec>0]);
# yrange[1]=1; # set the minimum value to 1
for(i in 1:length(targetmat)){
  vali=targetmat[[i]]+1;
  if(i==1){
    plot(1:length(vali),vali,type='b',las=1,pch=20,main=paste('sgRNAs in',targetgene),ylab='Read counts',xlab='Samples',xlim=c(0.7,length(vali)+0.3),ylim = yrange,col=colors[(i %% length(colors))],xaxt='n',log='y')
    axis(1,at=1:length(vali),labels=(collabel),las=2)
    # lines(0:100,rep(1,101),col='black');
  }else{
    lines(1:length(vali),vali,type='b',pch=20,col=colors[(i %% length(colors))])
  }
}




# parameters
# Do not modify the variables beginning with "__"
targetmat=list(c(192.68216384514588,147.03134762286865,89.11870755932338),c(200.20881087034743,403.88240550726306,289.6357995678006),c(97.84641132761324,216.91661778929353,228.87304441371649),c(191.17683444010575,606.2774087165208,433.44098676579983),c(169.34955806702257,373.93157543593816,397.9960462592508))
targetgene="human_lncrna_fused_49251"
collabel=c("LncRNA_library_rep1","MIAPACA2_rep1","MIAPACA2_rep2")

# set up color using RColorBrewer
#library(RColorBrewer)
#colors <- brewer.pal(length(targetgenelist), "Set1")

colors=c( "#E41A1C", "#377EB8", "#4DAF4A", "#984EA3", "#FF7F00",  "#A65628", "#F781BF",
          "#999999", "#66C2A5", "#FC8D62", "#8DA0CB", "#E78AC3", "#A6D854", "#FFD92F", "#E5C494", "#B3B3B3", 
          "#8DD3C7", "#FFFFB3", "#BEBADA", "#FB8072", "#80B1D3", "#FDB462", "#B3DE69", "#FCCDE5",
          "#D9D9D9", "#BC80BD", "#CCEBC5", "#FFED6F")


## code

targetmatvec=unlist(targetmat)+1
yrange=range(targetmatvec[targetmatvec>0]);
# yrange[1]=1; # set the minimum value to 1
for(i in 1:length(targetmat)){
  vali=targetmat[[i]]+1;
  if(i==1){
    plot(1:length(vali),vali,type='b',las=1,pch=20,main=paste('sgRNAs in',targetgene),ylab='Read counts',xlab='Samples',xlim=c(0.7,length(vali)+0.3),ylim = yrange,col=colors[(i %% length(colors))],xaxt='n',log='y')
    axis(1,at=1:length(vali),labels=(collabel),las=2)
    # lines(0:100,rep(1,101),col='black');
  }else{
    lines(1:length(vali),vali,type='b',pch=20,col=colors[(i %% length(colors))])
  }
}




# parameters
# Do not modify the variables beginning with "__"
targetmat=list(c(187.41351092750497,565.4353677101685,781.8141163158825),c(173.11288157962335,219.6394205230506,199.5043794225764),c(161.82291104182198,363.0403645009108,543.8266586290531))
targetgene="human_lncrna_fused_21616"
collabel=c("LncRNA_library_rep1","MIAPACA2_rep1","MIAPACA2_rep2")

# set up color using RColorBrewer
#library(RColorBrewer)
#colors <- brewer.pal(length(targetgenelist), "Set1")

colors=c( "#E41A1C", "#377EB8", "#4DAF4A", "#984EA3", "#FF7F00",  "#A65628", "#F781BF",
          "#999999", "#66C2A5", "#FC8D62", "#8DA0CB", "#E78AC3", "#A6D854", "#FFD92F", "#E5C494", "#B3B3B3", 
          "#8DD3C7", "#FFFFB3", "#BEBADA", "#FB8072", "#80B1D3", "#FDB462", "#B3DE69", "#FCCDE5",
          "#D9D9D9", "#BC80BD", "#CCEBC5", "#FFED6F")


## code

targetmatvec=unlist(targetmat)+1
yrange=range(targetmatvec[targetmatvec>0]);
# yrange[1]=1; # set the minimum value to 1
for(i in 1:length(targetmat)){
  vali=targetmat[[i]]+1;
  if(i==1){
    plot(1:length(vali),vali,type='b',las=1,pch=20,main=paste('sgRNAs in',targetgene),ylab='Read counts',xlab='Samples',xlim=c(0.7,length(vali)+0.3),ylim = yrange,col=colors[(i %% length(colors))],xaxt='n',log='y')
    axis(1,at=1:length(vali),labels=(collabel),las=2)
    # lines(0:100,rep(1,101),col='black');
  }else{
    lines(1:length(vali),vali,type='b',pch=20,col=colors[(i %% length(colors))])
  }
}



dev.off()
Sweave("test_analysis_MIAPACA2_summary.Rnw");
library(tools);

texi2dvi("test_analysis_MIAPACA2_summary.tex",pdf=TRUE);
